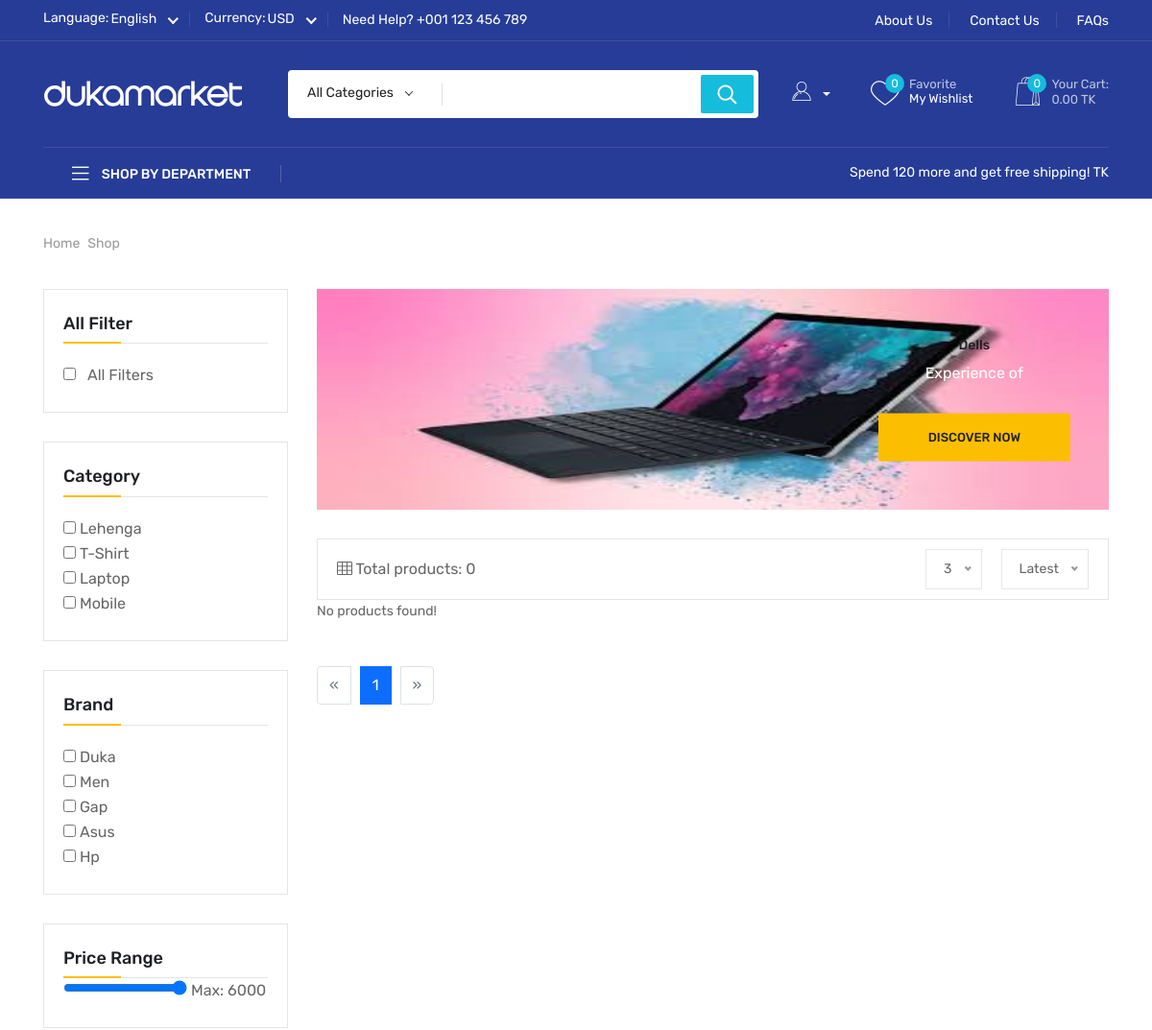
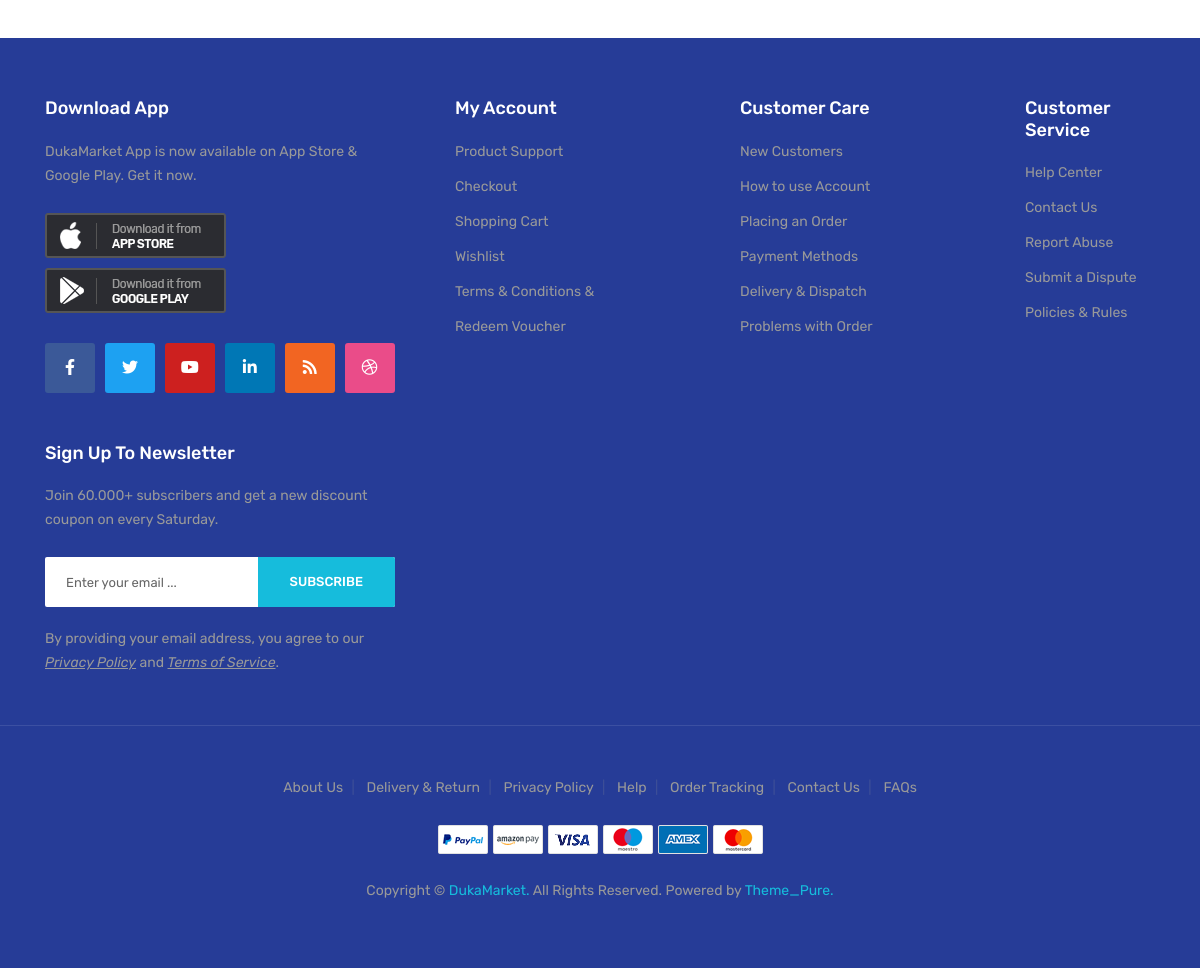
Page /category-product/clothing/1/ on the committed database (2 pictures, top to bottom).
### store/models.py (models this page shows, shortened)
class ImageTagMixin(models.Model):
    class Meta:
        abstract = True

class Category(ImageTagMixin):
    parent = models.ForeignKey('self', related_name='children', on_delete=models.CASCADE, null=True, blank=True)
    title = models.CharField(max_length=150, unique=True)
    slug = models.SlugField(max_length=150, unique=True, blank=True, null=True)
    keyword = models.CharField(max_length=150, default='N/A')
    description = models.CharField(max_length=150, default='N/A')
    image = models.ImageField(upload_to='categories/%Y/%m/%d/', default='defaults/default.jpg', validators=[validate_image_size])
    status = models.CharField(max_length=10, choices=STATUS_CHOICES, default='active')
    is_featured = models.BooleanField(default=False)
    created_at = models.DateTimeField(auto_now_add=True)
    updated_at = models.DateTimeField(auto_now=True)
    class Meta:
        ordering = ['id']
        verbose_name_plural = '01. Categories'

class Brand(ImageTagMixin):
    title = models.CharField(max_length=150, unique=True)
    slug = models.SlugField(max_length=150, unique=True, blank=True, null=True)
    keyword = models.CharField(max_length=150, default='N/A')
    description = models.CharField(max_length=150, default='N/A')
    image = models.ImageField(upload_to='brands/%Y/%m/%d/', default='defaults/default.jpg', validators=[validate_image_size])
    status = models.CharField(max_length=10, choices=STATUS_CHOICES, default='active')
    is_featured = models.BooleanField(default=False)
    created_at = models.DateTimeField(auto_now_add=True)
    updated_at = models.DateTimeField(auto_now=True)
    class Meta:
        ordering = ['id']
        verbose_name_plural = '02. Brands'

class Slider(ImageTagMixin):
    product = models.ForeignKey(Product, on_delete=models.CASCADE)
    slider_type = models.CharField(max_length=10, choices=SLIDER_TYPE_CHOICES, default='none')
    title = models.CharField(max_length=150, unique=True)
    sub_title = models.CharField(max_length=150, blank=True, null=True)
    paragraph = models.CharField(max_length=150, blank=True, null=True)
    image = models.ImageField(upload_to='sliders/%Y/%m/%d/', default='defaults/default.jpg', validators=[validate_image_size])
    status = models.CharField(max_length=10, choices=STATUS_CHOICES, default='active')
    created_at = models.DateTimeField(auto_now_add=True)
    updated_at = models.DateTimeField(auto_now=True)
    class Meta:
        ordering = ['id']
        verbose_name_plural = '08. Sliders'

### store/views.py (the view)
# urls.py: path('category-product/<slug:slug>/<int:id>/', CategoryProductView.as_view(), name='category-product'),
@method_decorator(never_cache, name='dispatch')
class CategoryProductView(generic.View):
    def get(self, request, slug, id):
        category = get_object_or_404(Category, slug=slug, id=id)
        products = Product.objects.filter(category=category, status='active').annotate(
            total_variant_stock=Sum('variants__available_stock', filter=Q(variants__status='active')),
            avg_rate=Avg('reviews__rating', filter=Q(reviews__status='active'))
        ).filter(Q(available_stock__gt=0) | Q(total_variant_stock__gt=0)) \
         .select_related('brand','category').prefetch_related('variants')
        sort_options = ['latest','new','upcoming']
        sort_by = request.GET.get('sort','latest')
        if sort_by == 'upcoming': products = products.filter(deadline__gt=timezone.now()).order_by('deadline')
        elif sort_by == 'new': products = products.order_by('created_at')
        else: products = products.order_by('-created_at')
        per_page_options = [3,6,12,24]
        try: per_page = int(request.GET.get('per_page'))
        except: per_page = 3
        if per_page not in per_page_options: per_page = 3
        paginator = Paginator(products, per_page)
        page_obj = paginator.get_page(request.GET.get('page'))
        banners = Slider.objects.filter(slider_type='add', status='active')[:1]
        context = {
            'category': category, 'products': page_obj, 'page_obj': page_obj,
            'banners': banners, 'per_page_options': per_page_options, 'sort_options': sort_options,
            'selected_per_page': per_page, 'selected_sort': sort_by
        }
        if request.headers.get('x-requested-with') == 'XMLHttpRequest':
            return JsonResponse({
                'html': render_to_string('store/components/grid.html', context, request=request),
                'pagination_html': render_to_string('store/components/pagination.html', context, request=request)
            })
        return render(request, 'store/category-product.html', context)

### cart/context_processors.py (called while the page is built, shortened)
def cart_context(request):
    SHIPPING_COST = Decimal('150.00')  # Shipping cost can be Decimal for precision
    return {
        'cart_items': [],
        'cart_count': 0,
        'wish_count': 0,
        'shipping_cost': Decimal('0.00'),
        'total_price': Decimal('0.00'),
        'grand_total': Decimal('0.00')
    }

### templates/store/category-product.html (shortened to what this page needs)
{% extends 'base.html' %}
{% load static %}
{% block main_content %}
<section class="breadcrumb__area box-plr-75">
    <div class="container">
        <div class="row">
            <div class="col-xxl-12">
                <div class="breadcrumb__wrapper">
                    <nav aria-label="breadcrumb">
                        <ol class="breadcrumb">
                            <li class="breadcrumb-item {% if request.resolver_match.url_name == 'home' %}active{% endif %}"><a href="{% url "home" %}">Home</a></li>
                            <li class="breadcrumb-item {% if request.resolver_match.url_name == 'shop' %}active{% endif %}"><a href="{% url "shop" %}">Shop</a></li>
                        </ol>
                    </nav>
                </div>
            </div>
        </div>
    </div>
</section>
<div class="shop-area mb-10">
    <div class="container">
        <div class="row">
            <div class="col-xl-3 col-lg-3">
                {% include 'store/components/filter.html' %}
            </div>
            <div class="col-xl-9 col-lg-9">
                <div class="shop-banner mb-30">
                    {% if banners %}
                    {% for banner in banners %}
                    <div class="banner-image">
                        <img class="banner-l" src="{{ banner.image.url }}" alt="{{ banner.title|title }}" style="width:100%;height:30px;">
                        <div class="banner-content text-center">
                            <h6>{{ banner.title|title }}</h6>
                            <p class="banner-text mb-30">
                                {{ banner.sub_title|truncatewords:10 }}
                            </p>
                            <a href="{% url 'shop' %}" class="st-btn-d b-radius">Discover now</a>
                        </div>
                    </div>
                    {% endfor %}
                    {% else %}
                    <p>No banner found</p>
                    {% endif %}
                </div>
                <div class="product-lists-top">
                    <div class="product__filter-wrap">
                        <div class="row align-items-center">
                            <div class="col-xxl-6 col-xl-6 col-lg-6 col-md-6">
                                <div class="product__filter d-sm-flex align-items-center">
                                    <div class="product__col">
                                        <i class="fal fa-th"></i>
                                        <span>Total products: {{ page_obj.paginator.count }}</span>
                                    </div>
                                </div>
                            </div>
                            <div class="col-xxl-6 col-xl-6 col-lg-6 col-md-6">
                                <div class="product__filter-right d-flex align-items-center justify-content-md-end">
                                    <div class="product__sorting product__show-no">
                                    </div>
                                    <div class="product__sorting product__show-position ml-20">
                                    </div>
                                </div>
                            </div>
                        </div>
                    </div>
                </div>
                <div class="product__show-list">
                    <div class="row g-0" id="product-grid">
                        {% include 'store/components/grid.html' %}
                    </div>
                </div>
                <div class="row">
                    <div class="col-xl-12">
                        <div class="basic-pagination pt-30 pb-30" id="pagination">
                            {% include 'store/components/pagination.html' %}
                        </div>
                    </div>
                </div>
            </div>
        </div>
    </div>
</div>
{% endblock main_content %}

### templates/store/components/filter.html
<div class="shop-sidebar">
    <div class="product-widget mb-30">
        <h5 class="pt-title">All Filter</h5>
        <div class="product__all-filter mt-20">
            <input type="checkbox" id="all-filters" class="filter-checkbox me-2" data-filter="all">
            <label for="all-filters">All Filters</label>
        </div>
    </div>
    <div class="product-widget mb-30">
        <h5 class="pt-title">Category</h5>
        <div class="product__category mt-20">
            {% for cat in cats %}
            <div class="product__category-item">
                <input type="checkbox" class="filter-checkbox filter-category" data-filter="category" value="{{ cat.id }}">
                <label>{{ cat.title }}</label>
            </div>
            {% endfor %}
        </div>
    </div>
    <div class="product-widget mb-30">
        <h5 class="pt-title">Brand</h5>
        <div class="product__brand mt-20">
            {% for brand in brands %}
            <div class="product__brand-item">
                <input type="checkbox" class="filter-checkbox filter-brand" data-filter="brand" value="{{ brand.id }}">
                <label>{{ brand.title }}</label>
            </div>
            {% endfor %}
        </div>
    </div>
    <div class="product-widget mb-30">
        <h5 class="pt-title">Price Range</h5>
        <input type="range" id="maxPrice" min="{{ min_price }}" max="{{ max_price }}" value="{{ max_price }}" step="5">
        <span id="priceValue">Max: {{ max_price }}</span>
    </div>
</div>

### static/assets/css/default.css (style rules this page uses)
.mt-20 { margin-top:20px }
.mb-10 { margin-bottom:10px }
.mb-30 { margin-bottom:30px }
.ml-20 { margin-left:20px }
.pt-30 { padding-top:30px }
.pb-30 { padding-bottom:30px }

### rows in the picture
Category: title "Lehenga"
Category: title "T-Shirt"
Category: title "Laptop"
Category: title "Mobile"
Brand: title "Duka"
Brand: title "Men"
Brand: title "Gap"
Brand: title "Asus"
Brand: title "Hp"
Slider: image (picture), title "Dells", sub_title "Experience of"

### other values in the picture
{{ wish_count }} "0"
{{ cart_count }} "0"
{{ total_price }} "0.00"
{{ max_price }} "6000"
{{ page_obj.paginator.count }} "0"
{{ num }} "1"
